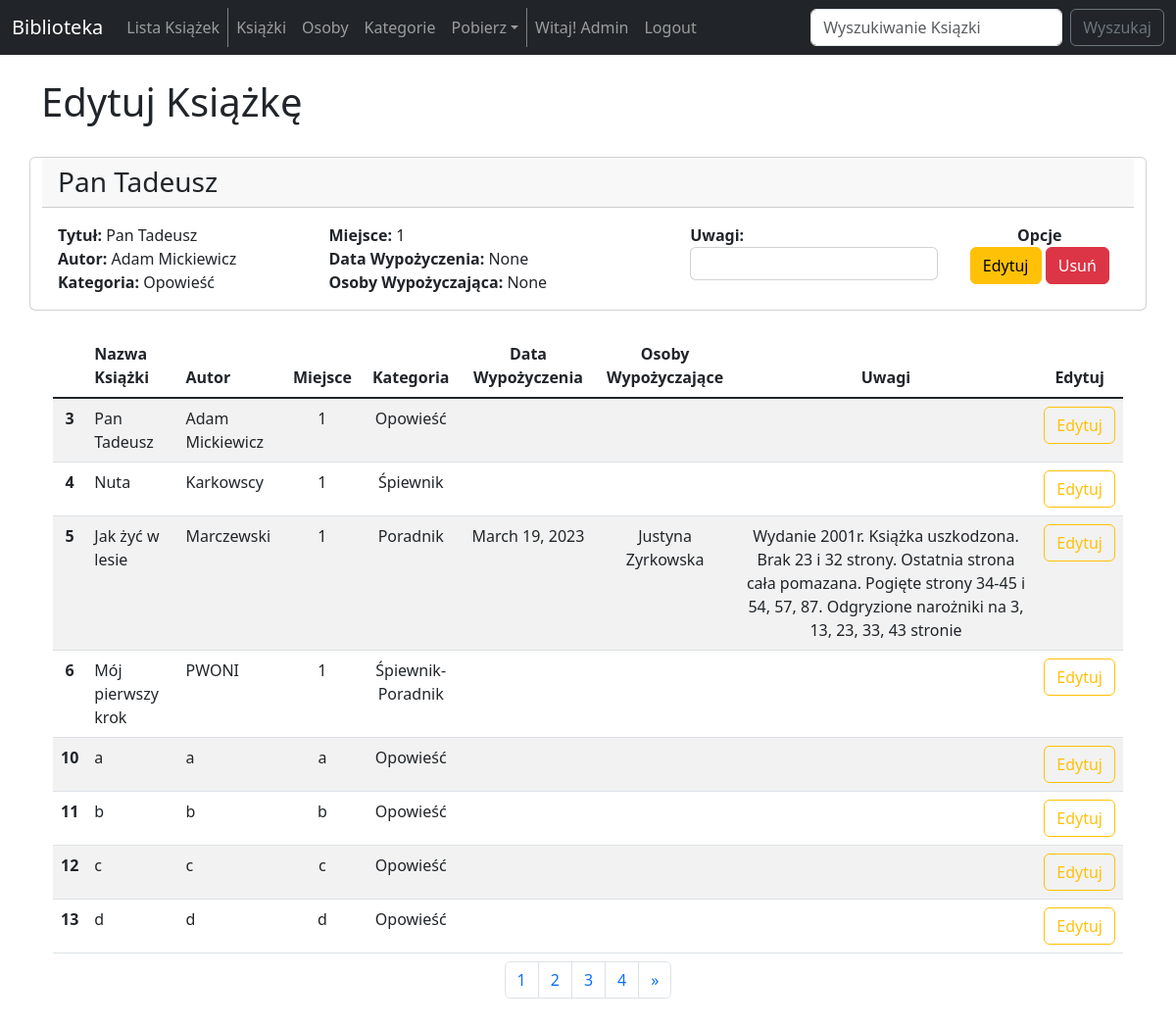
Screenshot of /update_book/3 (signed in) with the database file from the repository.
### biblioteka_app/models.py (models this page shows)
class ListBook(models.Model):
    title = models.CharField(max_length=200)
    author = models.CharField(max_length=100)
    location = models.CharField(max_length=50)
    category = models.ManyToManyField(ListBookCategory)
    borrow_date = models.DateField(null=True, blank=True)
    borrower = models.ForeignKey(ListPeople, on_delete=models.SET_NULL, max_length=100, null=True, blank=True)
    notes = models.TextField(null=True, blank=True)
    def __str__(self):
        return self.title

class ListBookCategory(models.Model):
    name = models.CharField(max_length=100)
    def __str__(self):
        return self.name

class ListPeople(models.Model):
    first_name = models.CharField(max_length=100)
    last_name = models.CharField(max_length=200)
    note = models.CharField(max_length=200, null=True, blank=True)
    contact = models.CharField(max_length=200)
    def __str__(self):
        return self.first_name + ' ' + self.last_name

### biblioteka_app/views.py (the view)
# urls.py: path('update_book/<book_id>', views.update_book, name='update-book'),
def update_book(request, book_id):
    books = ListBook.objects.all()
    p = Paginator(books, 8)
    page = request.GET.get('page')
    list_book = p.get_page(page)
    nums = "a" * list_book.paginator.num_pages
    book_index = ListBook.objects.get(pk=book_id)
    if request.method == "POST":
        form = ListBookForm(request.POST, instance=book_index)
        if form.is_valid():
            form.save()
            messages.success(request, ("Dane książki zostały zmienione"))
            return redirect('admin-books-list')
    else:
        form = ListBookForm(instance=book_index)
    return render(request, 'update_book.html',
                {
                    'book_index':book_index,
                    'form':form,
                    'books':books,
                    'list_book': list_book,
                    'nums': nums,
                })

### biblioteka_app/forms.py
class ListBookForm(ModelForm):
    class Meta:
        model = ListBook
        fields = ('title', 'author', 'location', 'category', 'borrow_date', 'borrower', 'notes')
        labels = {
            'title':'',
            'author':'',
            'location':'',
            'category':'',
            'borrow_date':'',
            'borrower':'',
            'notes':'',
        }
        widgets={
            'title': forms.TextInput(attrs={'class': 'form-control', 'placeholder': 'Nazwa książki'}),
            'author': forms.TextInput(attrs={'class': 'form-control', 'placeholder': 'Autor książki'}),
            'location': forms.TextInput(attrs={'class': 'form-control', 'placeholder': 'Lokacja książki'}),
            'category': forms.SelectMultiple(attrs={'class': 'form-control', 'placeholder': 'Kategorie'}),
            'borrow_date': forms.DateInput(attrs={'class': 'form-control', 'type': 'date'}),
            'borrower': forms.Select(attrs={'class': 'form-select', 'placeholder': 'Osoba wypożyczająca'}),
            'notes': forms.Textarea(attrs={'class': 'form-control', 'placeholder': 'Uwagi'}),
        }

### biblioteka_app/templates/update_book.html (shortened to what this page needs)
{% extends 'base.html' %}
{% block content %}
    {% if user.is_authenticated %}
        <div class="row">
            <div class="col-10">
                <h1>
                    Edytuj Książkę
                </h1>
            </div>
            <div class="col-2 text-center">
            </div>
        </div>
        <br/>
        <div class="row">
            <div class="card">
                <h3 class="card-header">
                    {{ book_index }}
                </h3>
                <div class="card-body row">
                    <div class="col-3">
                        <strong>Tytuł:</strong> {{ book_index.title }}<br/>
                        <strong>Autor:</strong> {{ book_index.author }}<br/>
                        <strong>Kategoria:</strong> {{ book_index.category.all|join:'-' }}
                    </div>
                    <div class="col-4">
                        <strong>Miejsce:</strong> {{ book_index.location }}<br/>
                        <strong>Data Wypożyczenia:</strong> {{ book_index.borrow_date }}<br/>
                        <strong>Osoby Wypożyczająca:</strong> {{ book_index.borrower }}
                    </div>
                    <div class="col-3">
                        <strong>Uwagi:</strong><br/>
                        <div class="card">
                            <div class="card-body">
                            </div>
                        </div>
                    </div>
                    <div class="col-2 text-center">
                        <strong>Opcje</strong><br/>
                        <button type="button" class="btn btn-warning" data-bs-toggle="modal" data-bs-target="#bookUpdate">
                            Edytuj
                        </button>
                        <button type="button" class="btn btn-danger" data-bs-toggle="modal" data-bs-target="#bookDelete_{{book_index.id}}">
                            Usuń
                        </button>
                    </div>
                </div>
            </div>
        </div>
        <br/>
        <div class="container text-center">
            <div class="row">
                <div class="col-12">
                    {% if books %}
                        <table class="table table-striped">
                            <thead>
                                <th scope="col"></th>
                                <th scope="col" class="text-start">Nazwa Książki</th>
                                <th scope="col" class="text-start">Autor</th>
                                <th scope="col">Miejsce</th>
                                <th scope="col">Kategoria</th>
                                <th scope="col">Data Wypożyczenia</th>
                                <th scope="col">Osoby Wypożyczające</th>
                                <th scope="col">Uwagi</th>
                                <th scope="col" class="text-center" width="8%">Edytuj</th>
                            </thead>
                            <tbody class="table-group-divider">
                                {% for book in list_book %}
                                    <tr>
                                        <th scope="row">{{ book.id }}</th>
                                        <td class="text-start">{{ book.title }}</td>
                                        <td class="text-start">{{ book.author }}</td>
                                        <td>{{ book.location }}</td>
                                        <td>{{ book.category.all|join:'-' }}</td>
                                        <td>
                                            {% if book.borrow_date %}
                                                {{ book.borrow_date }}
                                            {% endif %}
                                        </td>
                                        <td>
                                            {% if book.borrower %}
                                                {{ book.borrower}}
                                            {% endif %}
                                        </td>
                                        <td>{{ book.notes }}</td>
                                        <td class="text-center">
                                            <a href="{% url 'update-book' book.id %}" class="btn btn-outline-warning" type="button">Edytuj</a>
                                        </td>
                                    </tr>
                                {% endfor %}
                            </tbody>
                            <caption>
                                <nav aria-label="Page navigation example">
                                    <ul class="pagination justify-content-center">
                                        {% for i in nums %}
                                            <li class="page-item">
                                                <a class="page-link" href="?page={{ forloop.counter }}">{{forloop.counter}}</a>
                                            </li>
                                        {% endfor %}
                                        {% if list_book.has_next %}
                                            <li class="page-item">
                                                <a class="page-link" href="?page={{ list_book.paginator.num_pages }}">&raquo</a>
                                            </li>
                                        {% endif %}
                                    </ul>
                                </nav>
                            </caption>
                        </table>
                    {% else %}
                        <p> Brak książek na liście. </p>
                    {% endif %}
                </div>
            </div>
        </div>
    {% else %}
        <h3>
            Wybacz, ale musisz być zalogowany/a, aby wejść na tą stronę.
        </h3>
        <a href="{% url 'login' %}">Zaloguj się</a>
    {% endif %}
{% endblock  %}

### biblioteka_app/templates/navbar.html (shortened to what this page needs)
<nav class="navbar navbar-expand-lg navbar-dark bg-dark">
    <div class="container-fluid">
        <a class="navbar-brand" href="{% url 'home' %}">Biblioteka</a>
        <div class="collapse navbar-collapse" id="navbarSupportedContent">
            <ul class="navbar-nav me-auto mb-2 mb-lg-0">
            <li class="nav-item">
                <a class="nav-link" href="{% url 'book-list' %}">Lista Książek</a>
            </li>
            {% if user.is_authenticated %}
            <li class="nav-item">
                <a class="nav-link" href="{% url 'admin-books-list' %}">Książki</a>
            </li>
            <li class="nav-item">
                <a class="nav-link" href="{% url 'peoples-list' %}">Osoby</a>
            </li>
            <li class="nav-item">
                <a class="nav-link" href="{% url 'categories-list' %}">Kategorie</a>
            </li>
            <li class="nav-item dropdown">
                <a class="nav-link dropdown-toggle" role="button" data-bs-toggle="dropdown">Pobierz</a>
            </li>
            <li class="nav-item">
                <a class="nav-link" href="{% url 'user-web' %}">Witaj! {{ user.username|capfirst }}</a>
            </li>
            <li class="nav-item">
                <a class="nav-link" href="{% url 'logout' %}">Logout</a>
            </li>
            {% else %}
            <li class="nav-item">
                <a class="nav-link" href="{% url 'login' %}">Login</a>
            </li>
            {% endif %}
            </ul>
            <form class="d-flex" method=POST action="{% url 'search-main' %}" role="search">
                <input class="form-control me-2" type="search" placeholder="Wyszukiwanie Ksiązki" aria-label="Search" name="searched">
                <button class="btn btn-outline-secondary" type="submit">Wyszukaj</button>
            </form>
        </div>
    </div>
</nav>

### rows the page displays
ListBook: title "Pan Tadeusz", author "Adam Mickiewicz", category.all "Opowieść", location "1", borrow_date "None", borrower "None", id "3"
ListBook: id "4", title "Nuta", author "Karkowscy", location "1", category.all "Śpiewnik"
ListBook: id "5", title "Jak żyć w lesie", author "Marczewski", location "1", category.all "Poradnik", borrow_date "March 19, 2023", borrower "Justyna Zyrkowska", notes "Wydanie 2001r. Książka uszkodzona. Brak 23 i 32 strony. Ostatnia strona cała pomazana. Pogięte strony 34-45 i 54, 57, 87. Odgryzione narożniki na 3, 13, 23, 33, 43 stronie"
ListBook: id "6", title "Mój pierwszy krok", author "PWONI", location "1", category.all "Śpiewnik-Poradnik"
ListBook: id "10", title "a", author "a", location "a", category.all "Opowieść"
ListBook: id "11", title "b", author "b", location "b", category.all "Opowieść"
ListBook: id "12", title "c", author "c", location "c", category.all "Opowieść"
ListBook: id "13", title "d", author "d", location "d", category.all "Opowieść"

### other values shown
{{ user.username|capfirst }} "Admin"
